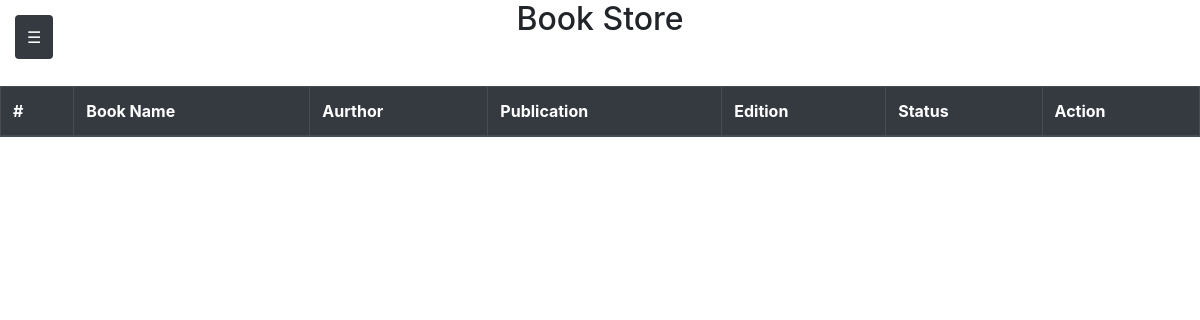
/library, run on an earlier commit of the app's database.
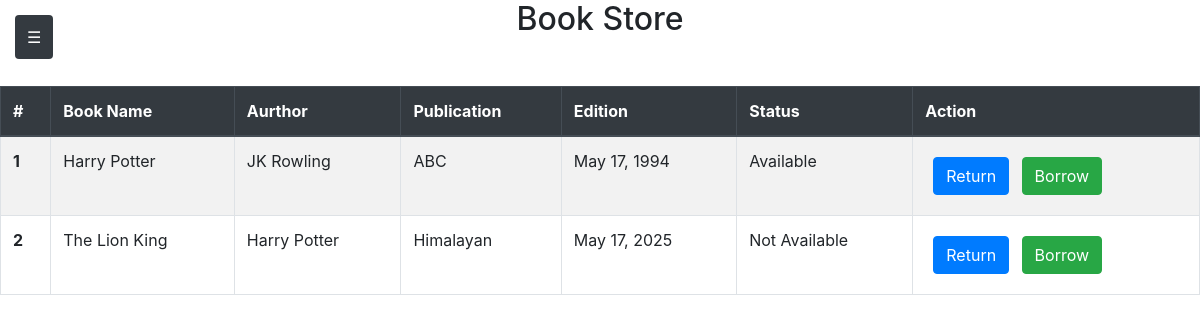
And on a later commit of the database.
### school/models.py (models this page shows, shortened)
class library_records(models.Model):
    id = models.AutoField(primary_key=True)
    book_name = models.CharField(max_length=100)
    author = models.CharField(max_length=100)
    publication = models.CharField(max_length=100)
    Edition=models.CharField(max_length=100)
    status=models.BooleanField(default=False)

### school/views.py (the view)
# urls.py: path('library', school_views.library, name='library'),
def library(request):
    book_records=library_records.objects.all()
    context={
        'book_records':book_records
    }
    return render(request,'school/library.html',context)

### school/templates/school/library.html (shortened to what this page needs)
{% extends 'base.html' %}
{% load static %}
{% block start %}
<div class="table-responsive w-100">
    <h2 class="text-center mb-4">Book Store</h2>
        <table class="table table-striped table-bordered mt-5">
  <thead>
  <thead class="thead-dark">
    <tr>
      <th scope="col">#</th>
      <th scope="col">Book Name</th>
      <th scope="col">Aurthor</th>
      <th scope="col">Publication</th>
      <th scope="col">Edition</th>
      <th scope="col">Status</th>
      <th scope="col">Action</th>
    </tr>
  </thead>
  <tbody>
    {% for record in book_records %}
    <tr>
      <th scope="row">{{forloop.counter}}</th>
      <td>{{ record.book_name }}</td>
      <td>{{ record.author }}</td>
      <td>{{ record.publication }}</td>
      <td>{{ record.Edition }}</td>
      {% if record.status %}
    <td>Available</td>
{% else %}
    <td>Not Available</td>
{% endif %}
        <td>
            <form method="POST" action="{% url 'library_management'  record.id %}" style="display:inline;">
            <button type="submit" class="btn btn-primary m-2">Return</button>
            </form>
            <a href="{% url 'library_management'  record.id %}" class="btn btn-success">Borrow</a>
        </td>
    </tr>
    {% endfor %}
  </tbody>
</table>
</div>
{% endblock %}

What changed in the data, as far as the page shows it:
added library_records: book_name "Harry Potter", author "JK Rowling", publication "ABC", Edition "May 17, 1994", status "Available"
added library_records: book_name "The Lion King", author "Harry Potter", publication "Himalayan", Edition "May 17, 2025", status "Not Available"
